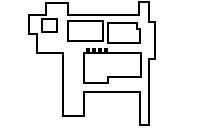
#> input picture code_2A/pygame/img/bouygues_room.png, 220 x 128 px
$ python image_to_room.py
#> lines starting #> are read from the running program, lines starting #| are printed output that depends on the picture
import pickle
import numpy as np
import matplotlib.pyplot as plt
from PIL import Image


def get_image(image_path):
    """Get a numpy array of an image so that one can access values[x][y]."""
#> called with image_path = './img/bouygues_room.png'
    image = Image.open(image_path, "r")
#> image is the input picture: PIL image 220x128 RGB; min 0, max 255, mean 236.1

    width, height = image.size
#> width = 220; height = 128
    pixel_values = list(image.getdata())
#> pixel_values = 28160 items
    if image.mode == "RGB":
        channels = 3
    elif image.mode == "L":
        channels = 1
    elif image.mode == "RGBA":
        channels = 4
    else:
        print("Unknown mode: %s" % image.mode)
        return None
    pixel_values = np.array(pixel_values).reshape((height, width, channels))
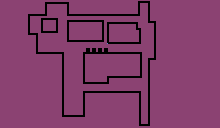
#> pixel_values: shape (128, 220, 3) int64; 3 distinct labels, from 0 to 255; one colour per label, 0 black

    return pixel_values


def SaveFile(image,image_name):

#> called with image_name = 'bouygues.pickle'
    file = open("./rooms/"+image_name, "wb")
    fileTable = np.zeros((128,220))

    for row in range(128):
        for col in range(220):
            if image[row][col][0] == 0 and image[row][col][1] == 0 and image[row][col][2] == 0:      # 0 pour un mur (noir)
                fileTable[row][col] = 0
            elif image[row][col][0] == 255 and image[row][col][1] == 0:  # 1 pour un mesureur (rouge)
                fileTable[row][col] = 1
            elif image[row][col][1] == 255 and image[row][col][0] == 0:  # 2 pour un mesureur (vert)
                fileTable[row][col] = 2
            elif image[row][col][2] == 255 and image[row][col][0] == 0:  # 3 pour un mesureur (bleu)
                fileTable[row][col] = 3
            else:                                                              # -1 pour rien du tout
                fileTable[row][col] = -1

    fileTable = np.transpose(fileTable)

    pickle.dump(fileTable, file)
    file.close()


image = get_image("./img/bouygues_room.png")
plt.imshow(image)
plt.show()
SaveFile(image,"bouygues.pickle")

$ run again, with code_2A/pygame/img/brush.jpg saved as code_2A/pygame/img/bouygues_room.png
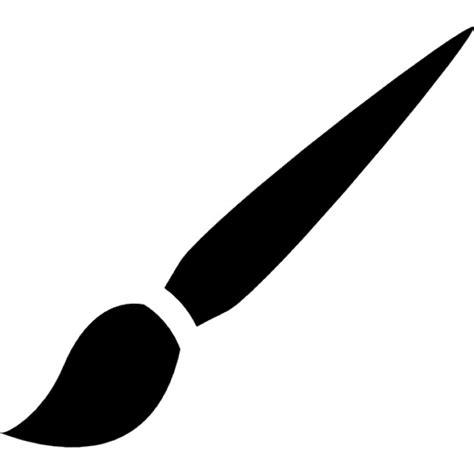
#> input picture code_2A/pygame/img/brush.jpg, 474 x 474 px
#> in get_image, image is the input picture: PIL image 474x474 RGB; min 0, max 255, mean 215.3
#> in get_image, `pixel_values = list(image.getdata())`: pixel_values = 224676 items
#> in get_image, `pixel_values = np.array(pixel_values).reshape((height, width, channels))`:
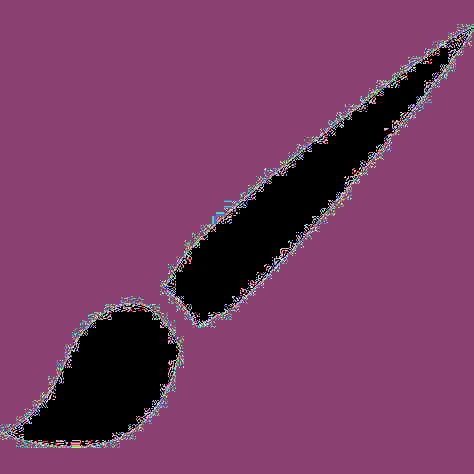
#> pixel_values: shape (474, 474, 3) int64; 256 distinct labels, from 0 to 255; one colour per label, 0 black

$ run again, with code_2A/pygame/img/eraser.jpg saved as code_2A/pygame/img/bouygues_room.png
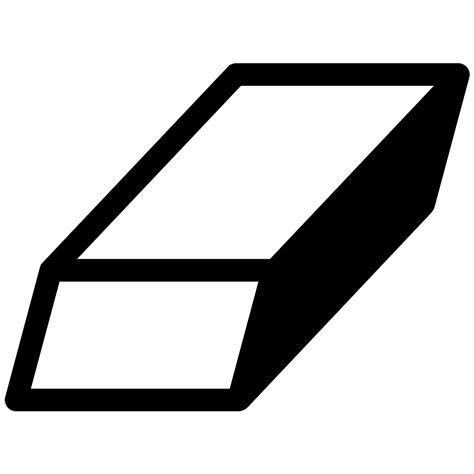
#> input picture code_2A/pygame/img/eraser.jpg, 474 x 474 px
#> in get_image, image is the input picture: PIL image 474x474 RGB; min 0, max 255, mean 198.8
#> in get_image, `pixel_values = list(image.getdata())`: pixel_values = 224676 items
#> in get_image, `pixel_values = np.array(pixel_values).reshape((height, width, channels))`:
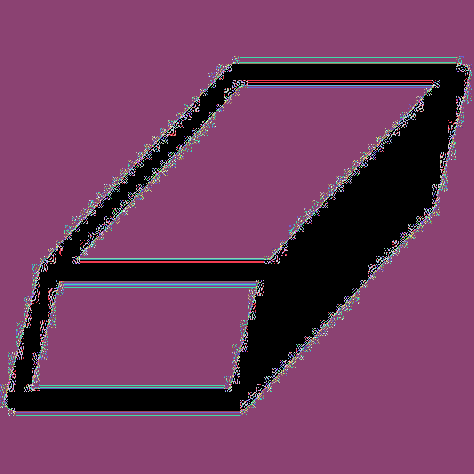
#> pixel_values: shape (474, 474, 3) int64; 255 distinct labels, from 0 to 255; one colour per label, 0 black

$ run again, with code_2A/pygame/img/trash.jpg saved as code_2A/pygame/img/bouygues_room.png
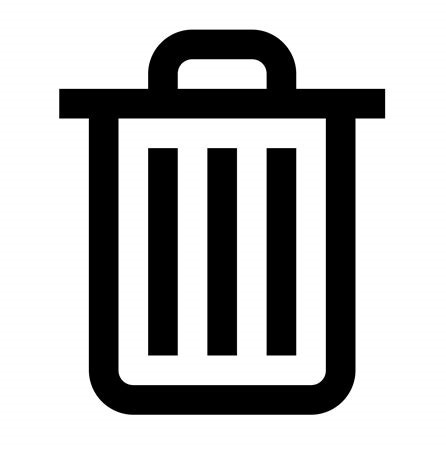
#> input picture code_2A/pygame/img/trash.jpg, 446 x 450 px
#> in get_image, image is the input picture: PIL image 446x450 RGB; min 0, max 255, mean 183.2
#> in get_image, `pixel_values = list(image.getdata())`: pixel_values = 200700 items
#> in get_image, `pixel_values = np.array(pixel_values).reshape((height, width, channels))`:
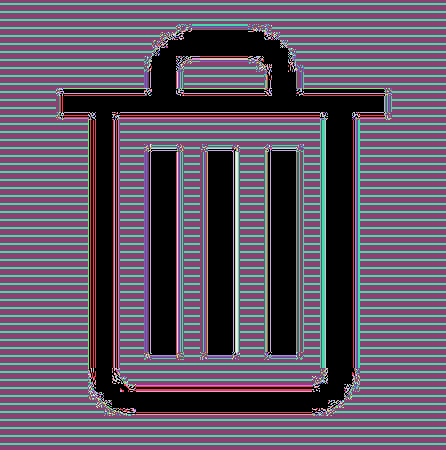
#> pixel_values: shape (450, 446, 3) int64; 230 distinct labels, from 0 to 255; one colour per label, 0 black
